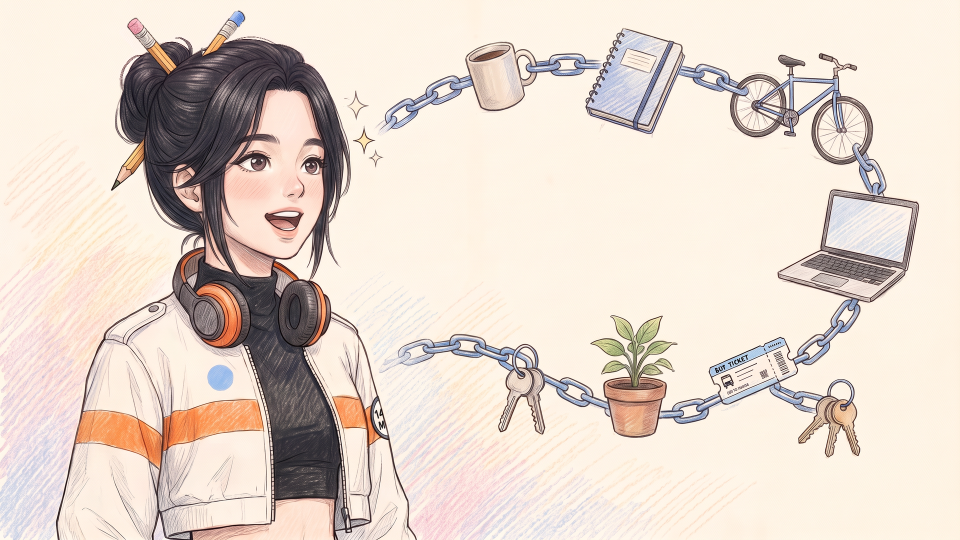
#> input picture assets/v4_stills/03_paper_0020_v2.png, 1920 x 1080 px, given in place of s01_a.png, which was not available (shown at 1/2 size)
$ python compose.py
#> lines starting #> are read from the running program, lines starting #| are printed output that depends on the picture; after the words box and inside, x2 and y2 are one past the last pixel; in counts of white or black regions, pixels touching at a corner belong together; pictures that were not available may be replaced by others from this repository, and a replacement may not be noted
#!/usr/bin/env python3
"""v4 Tier-2 stills: final 1920x1080 PNGs in assets/v4_stills/. Exact text is set here in code (never by the image model):
#01 slate, #02 the whole SAVE FILE screen (pixel UI drawn in code + the approved Jade sprite), #11 stamp/captions/dedication.
Other stills are the picked model frames, resized. Run: .venv/bin/python assets/v4_stills/tools/compose.py"""
import math, random, numpy as np
from PIL import Image, ImageDraw, ImageFont, ImageFilter
R = '/home/jade/Documents/vibesong/'; W_ = R + 'assets/v4_stills/work/'; OUT = R + 'assets/v4_stills/'
FONTS = R + 'engine/assets/fonts/'
KAI = FONTS + 'LXGWWenKai-Medium.ttf'; PS2P = FONTS + 'PressStart2P-Regular.ttf'; INTER = FONTS + 'Inter.ttf'
INK = (59, 58, 64)
W, H = 1920, 1080


def fit(p):
    return Image.open(p).convert('RGB').resize((W, H), Image.LANCZOS)
#> returned value is the input picture: PIL image 1920x1080 RGB; mean R, G, B 227.2, 213.8, 203.4


def hand(img, xy, text, size, color=INK, rot=-1.2, seed=3, alpha=0.92):
    """handwritten line (LXGW WenKai, the engine's hand font) with pencil grain, slight tilt."""
#> called with xy = (118, 120), text = '2011 · a song about product management', size = 56, color = (59, 58, 64), rot = 1, seed = 11, alpha = 0.92
    f = ImageFont.truetype(KAI, size)
    bb = f.getbbox(text); w, h = bb[2] + size // 2, bb[3] + size // 2
    lay = Image.new('L', (w, h), 0); ImageDraw.Draw(lay).text((size // 4, size // 8), text, font=f, fill=255)
#> after `lay = Image.new('L', (w, h), 0)`: lay: PIL image 1216x92 L; every value is 0
    rnd = np.random.default_rng(seed); a = np.asarray(lay, np.float32) / 255
    a *= np.clip(0.78 + 0.35 * rnd.random(a.shape), 0, 1)            # pencil tooth
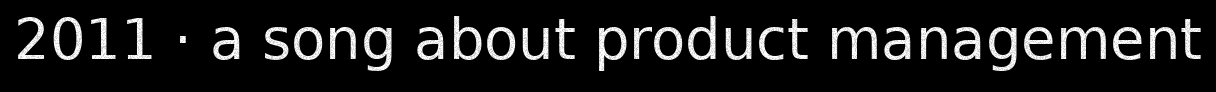
#> a: shape (92, 1216) float32; min 0, max 1, mean 0.105
    lay = Image.fromarray((a * 255 * alpha).astype(np.uint8)).rotate(rot, resample=Image.BICUBIC, expand=True)
#> lay: PIL image 1218x114 L
    col = Image.new('RGB', lay.size, color)
    img.paste(col, xy, lay)
    return lay.size


def stamp(text_top, text_bot, w=600, h=200, red=(200, 50, 58), rot=-7, seed=5):
    """red rubber stamp in the style of paperkit.stampCanvas (double rounded border, Inter black, ink wear)."""
    s = 3; cv = Image.new('L', (w * s, h * s), 0); g = ImageDraw.Draw(cv)
    g.rounded_rectangle((12 * s, 12 * s, (w - 12) * s, (h - 12) * s), radius=26 * s, outline=255, width=12 * s)
    g.rounded_rectangle((30 * s, 30 * s, (w - 30) * s, (h - 30) * s), radius=16 * s, outline=255, width=4 * s)
    f1 = ImageFont.truetype(INTER, 54 * s)
    f2 = ImageFont.truetype(INTER, 40 * s)
    f1.set_variation_by_axes([32, 900]); f2.set_variation_by_axes([32, 800])   # Inter axes: opsz, wght
    for f, t, y in ((f1, text_top, 0.40), (f2, text_bot, 0.74)):
        bb = g.textbbox((0, 0), t, font=f); g.text(((w * s - (bb[2] - bb[0])) / 2 - bb[0], y * h * s - (bb[3] - bb[1]) / 2 - bb[1]), t, font=f, fill=255)
    cv = cv.resize((w, h), Image.LANCZOS)
    a = np.asarray(cv, np.float32) / 255; rnd = np.random.default_rng(seed)
    wear = rnd.random(a.shape); a *= np.where(wear < 0.10, 0.25 + 0.5 * rnd.random(a.shape), 1.0)
    blot = Image.fromarray((rnd.random((h // 6, w // 6)) * 255).astype(np.uint8)).resize((w, h), Image.BICUBIC)
    a *= 0.72 + 0.28 * (np.asarray(blot, np.float32) / 255)
    m = Image.fromarray((a * 255).astype(np.uint8)).rotate(rot, resample=Image.BICUBIC, expand=True)
    return Image.new('RGB', m.size, red), m


def s01():
    im = fit(W_ + 's01_a.png')
    hand(im, (118, 120), '2011 · a song about product management', 56, rot=1.0, seed=11)
    im.save(OUT + '01_sketchbook_2011.png')


def s11():
    im = fit(W_ + 's11_page.png')
    hand(im, (118, 104), 'Charlie wrote this about product management in 2011.', 40, rot=1.0, seed=21)
    hand(im, (118, 166), 'We shipped The Vibe Coding Song in 2026.', 40, rot=0.6, seed=22)
    hand(im, (118, 262), 'For every idea that waited in a drawer.', 50, color=(52, 70, 120), rot=0.8, seed=23)
    col, m = stamp('SAVE COMPLETE', '· 2026 ·')
    im.paste(col, (1250, 80), m)
    im.save(OUT + '11_outro_page.png')


# ----------------------------------------------------------------------------- #02 SAVE FILE screen (pixel UI)
PX = 6
MORTAR, BRICK, BRICK_HI, BRICK_LO = (13, 18, 50), (28, 33, 79), (36, 44, 104), (22, 26, 64)
GOLD, GOLD_HI, GOLD_LO, PANEL = (214, 162, 42), (248, 214, 96), (140, 98, 22), (10, 22, 52)


def bricks(img):
    g = ImageDraw.Draw(img); bw, bh = 24 * PX, 8 * PX; rnd = random.Random(4)
    g.rectangle((0, 0, W, H), fill=MORTAR)
    for r in range(H // bh + 1):
        off = (bw // 2) * (r % 2)
        for c in range(-1, W // bw + 2):
            x0, y0 = c * bw - off + PX, r * bh + PX; x1, y1 = x0 + bw - 2 * PX, y0 + bh - 2 * PX
            base = BRICK_HI if rnd.random() < 0.18 else BRICK
            g.rectangle((x0, y0, x1, y1), fill=base); g.rectangle((x0, y0, x1, y0 + PX - 1), fill=tuple(min(255, v + 10) for v in base))
            g.rectangle((x0, y1 - PX + 1, x1, y1), fill=BRICK_LO)


def frame(g, box, inner=PANEL, t=PX * 2):
    x0, y0, x1, y1 = box
    g.rectangle((x0 - t - PX, y0 - t - PX, x1 + t + PX, y1 + t + PX), fill=(6, 8, 20))
    g.rectangle((x0 - t, y0 - t, x1 + t, y1 + t), fill=GOLD)
    g.rectangle((x0 - t, y0 - t, x1 + t, y0 - t + PX - 1), fill=GOLD_HI); g.rectangle((x0 - t, y0 - t, x0 - t + PX - 1, y1 + t), fill=GOLD_HI)
    g.rectangle((x0 - t, y1 + t - PX + 1, x1 + t, y1 + t), fill=GOLD_LO); g.rectangle((x1 + t - PX + 1, y0 - t, x1 + t, y1 + t), fill=GOLD_LO)
    g.rectangle(box, fill=inner)


def ptext(img, xy, text, px, fill, shadow=(6, 8, 20), anchor='la', scale=None):
    """crisp pixel text: render PressStart2P at 8px-grid size, upscale NEAREST."""
    k = scale or max(1, px // 8)
    f = ImageFont.truetype(PS2P, 8)
    bb = f.getbbox(text); w, h = bb[2] + 2, bb[3] + 2
    m = Image.new('L', (w, h), 0); ImageDraw.Draw(m).text((0, 0), text, font=f, fill=255)
    m = m.point(lambda v: 255 if v > 100 else 0).resize((w * k, h * k), Image.NEAREST)
    x, y = xy
    if anchor == 'ma': x -= m.width // 2
    if shadow:
        o = min(k, 8); img.paste(Image.new('RGB', m.size, shadow), (x + o, y + o), m)
    img.paste(Image.new('RGB', m.size, fill), (x, y), m)
    return m.size


def torch(img, x, y):
    g = ImageDraw.Draw(img); p = PX
    g.rectangle((x - 5 * p, y + 10 * p, x + 5 * p, y + 12 * p), fill=(120, 84, 30))
    g.rectangle((x - 3 * p, y + 6 * p, x + 3 * p, y + 10 * p), fill=(200, 40, 60))
    g.rectangle((x - 2 * p, y + 1 * p, x + 2 * p, y + 6 * p), fill=(248, 160, 40)); g.rectangle((x - 1 * p, y - 2 * p, x + 1 * p, y + 4 * p), fill=(255, 230, 120))


def s02():
    img = Image.new('RGB', (W, H)); bricks(img); g = ImageDraw.Draw(img)
#> after `img = Image.new('RGB', (W, H))`: img: PIL image 1920x1080 RGB; every value is 0
    for x in (150, W - 150): torch(img, x, 120)
    # title
    frame(g, (360, 66, W - 360, 186))
    ptext(img, (W // 2, 90), 'SAVE FILE FOUND', 72, GOLD_HI, anchor='ma', scale=9)
#> in ptext, `m = m.point(lambda v: 255 if v > 100 else 0).resize((w * k, h * k), Im..`:
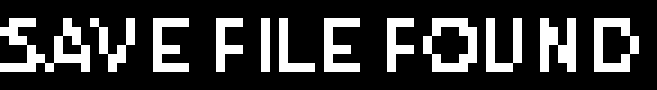
#> m: PIL image 657x90 L; 22.5% white; 12 white regions, largest, box (x1, y1, x2, y2) and area: (0, 18, 90, 72) 2187, (423, 18, 477, 72) 1458, (540, 18, 576, 72) 1296
    # save slot card
    frame(g, (300, 250, W - 300, 650), inner=(14, 30, 70))
    port = Image.open(R + 'assets/sprites/portrait_charlie.png').convert('RGBA').crop((0, 0, 32, 32)).resize((32 * 8, 32 * 8), Image.NEAREST)
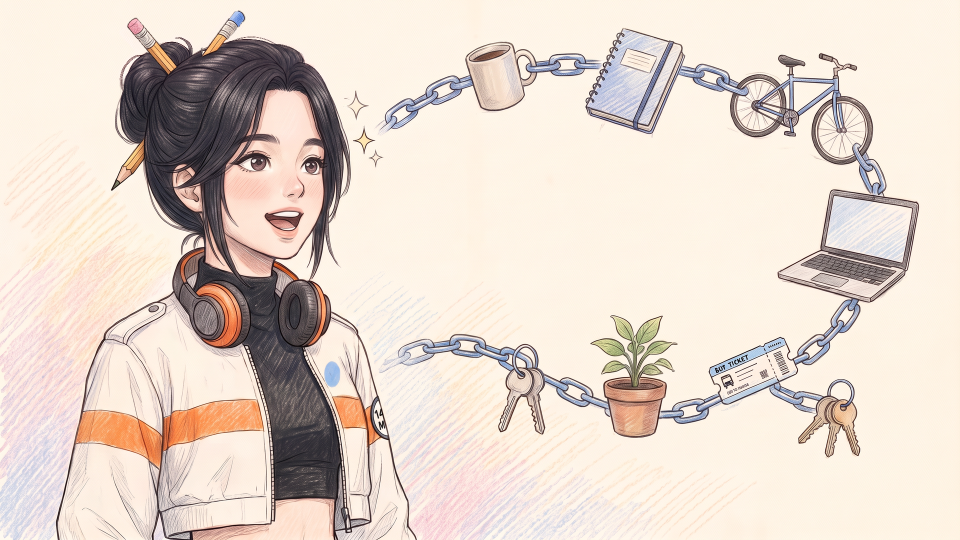
#> input picture assets/v4_stills/03_paper_0020_v3.png, 1920 x 1080 px, given in place of portrait_charlie.png, which was not available (shown at 1/2 size)
    g.rectangle((350, 288, 350 + 256 + 24, 288 + 256 + 24), fill=GOLD); g.rectangle((362, 300, 362 + 256, 300 + 256), fill=(40, 52, 110))
    img.paste(port, (362, 300), port)
    ptext(img, (362 + 128, 584), 'CHARLIE', 24, (230, 230, 240), anchor='ma', scale=4)
#> in ptext (call 2), `m = m.point(lambda v: 255 if v > 100 else 0).resize((w * k, h * k), Im..`: m: PIL image 148x40 L; 22.4% white; 6 white regions, box (x1, y1, x2, y2) and area: (72, 8, 88, 32) 240, (96, 8, 116, 32) 240, (28, 8, 44, 32) 224, (120, 8, 136, 32) 224, (48, 8, 68, 32) 208, (0, 8, 20, 32) 192
    ptext(img, (700, 290), '2011', 200, (250, 244, 220), scale=26)
#> in ptext (call 3), `m = m.point(lambda v: 255 if v > 100 else 0).resize((w * k, h * k), Im..`: m: PIL image 572x260 L; 19.5% white; 4 white regions, box (x1, y1, x2, y2) and area: (130, 52, 260, 208) 9464, (0, 52, 104, 208) 7436, (286, 52, 364, 208) 6084, (416, 52, 494, 208) 6084
    ptext(img, (708, 560), '"fixtures & functions"', 32, (110, 220, 160), scale=4)
#> in ptext (call 4), `m = m.point(lambda v: 255 if v > 100 else 0).resize((w * k, h * k), Im..`: m: PIL image 352x40 L; 19.1% white; 17 white regions (1 under 20 px), largest, box (x1, y1, x2, y2) and area: (144, 8, 168, 32) 288, (92, 16, 120, 32) 288, (40, 12, 64, 32) 256
    # buttons: CONTINUE? (pressed) / NEW GAME (dim)
    bx0, by0, bx1, by1 = 980, 722, 1640, 842
    flash = Image.new('L', (W, H), 0); ImageDraw.Draw(flash).rounded_rectangle((bx0 - 50, by0 - 50, bx1 + 50, by1 + 50), radius=60, fill=150)
#> after `flash = Image.new('L', (W, H), 0)`: flash: PIL image 1920x1080 L; every value is 0
#> after `ImageDraw.Draw(flash).rounded_rectangle((bx0 - 50, by0 - 50, bx1 + 50,`: flash: PIL image 1920x1080 L; values 0 (black) and 150 (white), 8% white; 1 white region, box (x1, y1, x2, y2) and area: (930, 672, 1691, 893) 165037
    flash = flash.filter(ImageFilter.GaussianBlur(28)); img.paste(Image.new('RGB', (W, H), (255, 244, 200)), (0, 0), flash)
    g = ImageDraw.Draw(img)
    frame(g, (bx0, by0 + PX, bx1, by1 + PX), inner=(250, 214, 96))          # pressed: shifted down one pixel step
    ptext(img, ((bx0 + bx1) // 2, by0 + 34), 'CONTINUE?', 56, (40, 24, 6), shadow=(255, 246, 200), anchor='ma', scale=7)
#> in ptext (call 5), `m = m.point(lambda v: 255 if v > 100 else 0).resize((w * k, h * k), Im..`: m: PIL image 336x70 L; 23.3% white; 9 white regions, largest, box (x1, y1, x2, y2) and area: (266, 14, 322, 56) 980, (42, 14, 84, 56) 882, (91, 14, 119, 56) 784
    frame(g, (980, 890, 1640, 966), inner=(20, 26, 60))
    ptext(img, (1310, 910), 'NEW GAME', 32, (90, 100, 140), shadow=None, anchor='ma', scale=5)
#> in ptext (call 6), `m = m.point(lambda v: 255 if v > 100 else 0).resize((w * k, h * k), Im..`: m: PIL image 235x50 L; 23.8% white; 6 white regions, box (x1, y1, x2, y2) and area: (110, 10, 165, 40) 700, (35, 10, 70, 40) 525, (170, 10, 195, 40) 475, (5, 10, 25, 40) 400, (70, 10, 95, 40) 350, (205, 10, 225, 40) 350
    # Jade (approved hair-down sprite, pencil in hand), graphite line removed; the pencil's pink eraser end presses CONTINUE?
    spr = Image.open(R + 'assets/sprites/jade_draw_graphite_hi.png').convert('RGBA')
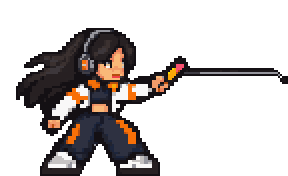
#> input picture assets/sheets/bak/a3_pre_canon/jade_draw_graphite_hi.png, 144 x 88 px, found by its file name (shown 2 times larger)
#> spr is the input picture: PIL image 144x88 RGBA; mean R, G, B, A 24, 19.4, 18, 77
    a = np.asarray(spr).copy(); a[:, 93:, 3] = 0; spr = Image.fromarray(a)
#> after `a[:, 93:, 3] = 0`: a: shape (88, 144, 4); 1.61% of pixels changed, all inside (x1, y1, x2, y2) = (93, 31, 144, 42)
    k = 5; spr = spr.resize((spr.width * k, spr.height * k), Image.NEAREST)
    # eraser end at sprite px ~(91,33) -> button left edge
    sx, sy = bx0 + 6 - 91 * k, by0 + 40 - 33 * k
    sh = Image.new('L', spr.size, 0); sh.paste(spr.split()[3].point(lambda v: 110 if v else 0), (0, 0))
#> after `sh = Image.new('L', spr.size, 0)`: sh: PIL image 720x440 L; every value is 0
#> after `sh.paste(spr.split()[3].point(lambda v: 110 if v else 0), (0, 0))`: sh: PIL image 720x440 L; values 0 (black) and 110 (white), 28.6% white; 1 white region, box (x1, y1, x2, y2) and area: (40, 70, 465, 440) 90550
    img.paste(Image.new('RGB', spr.size, (6, 8, 20)), (sx + k * 2, sy + k * 2), sh)
    img.paste(spr, (sx, sy), spr)
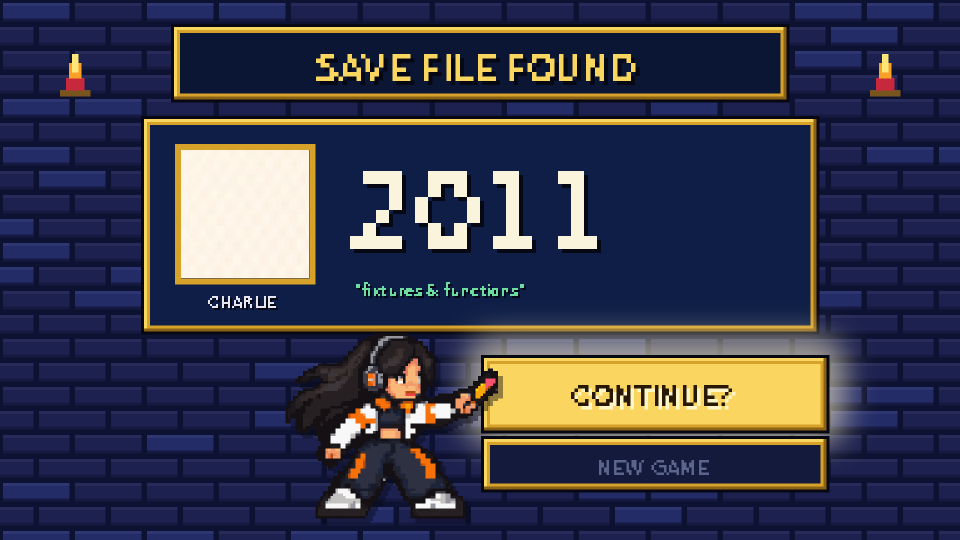
#> img: PIL image 1920x1080 RGB (shown at 1/2 size); mean R, G, B 57.5, 58.6, 76.8
    img.save(OUT + '02_save_file_continue.png')


def copies():
    for src, dst in [('s03_b.png', '03_paper_0020.png'), ('s04_e.png', '04_paper_0048.png'), ('s05_a.png', '05_paper_0147.png'),
                     ('s06_d.png', '06_paper_0223.png'), ('s07_b.png', '07_flood_full_frame.png'), ('s08_d.png', '08_band_on_stage_0147.png'),
                     ('s09_e.jpg', '09_slab_fixtures.png'), ('s10_c.png', '10_slab_functions.png')]:
        fit(W_ + src).save(OUT + dst)


if __name__ == '__main__':
    s01(); s02(); s11(); copies(); print('ok')
#> in fit, returned value is the input picture: PIL image 1920x1080 RGB; mean R, G, B 227.2, 213.8, 203.4
#> call 2 of hand, with xy = (118, 104), size = 40, color = (59, 58, 64), rot = 1, seed = 21, alpha = 0.92
#> in hand (call 2), `lay = Image.new('L', (w, h), 0)`: lay: PIL image 1124x66 L; every value is 0
#> in hand (call 2), `a *= np.clip(0.78 + 0.35 * rnd.random(a.shape), 0, 1)`:
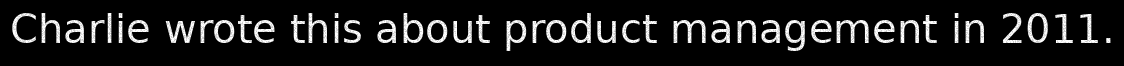
#> a: shape (66, 1124) float32; min 0, max 1, mean 0.106
#> in hand (call 2), `col = Image.new('RGB', lay.size, color)`:
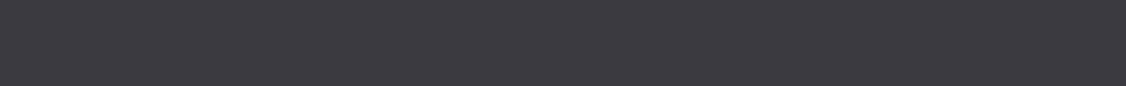
#> col: PIL image 1126x86 RGB; mean R, G, B 59, 58, 64
#> (the run stopped early here; a loop or call above may not have finished)
